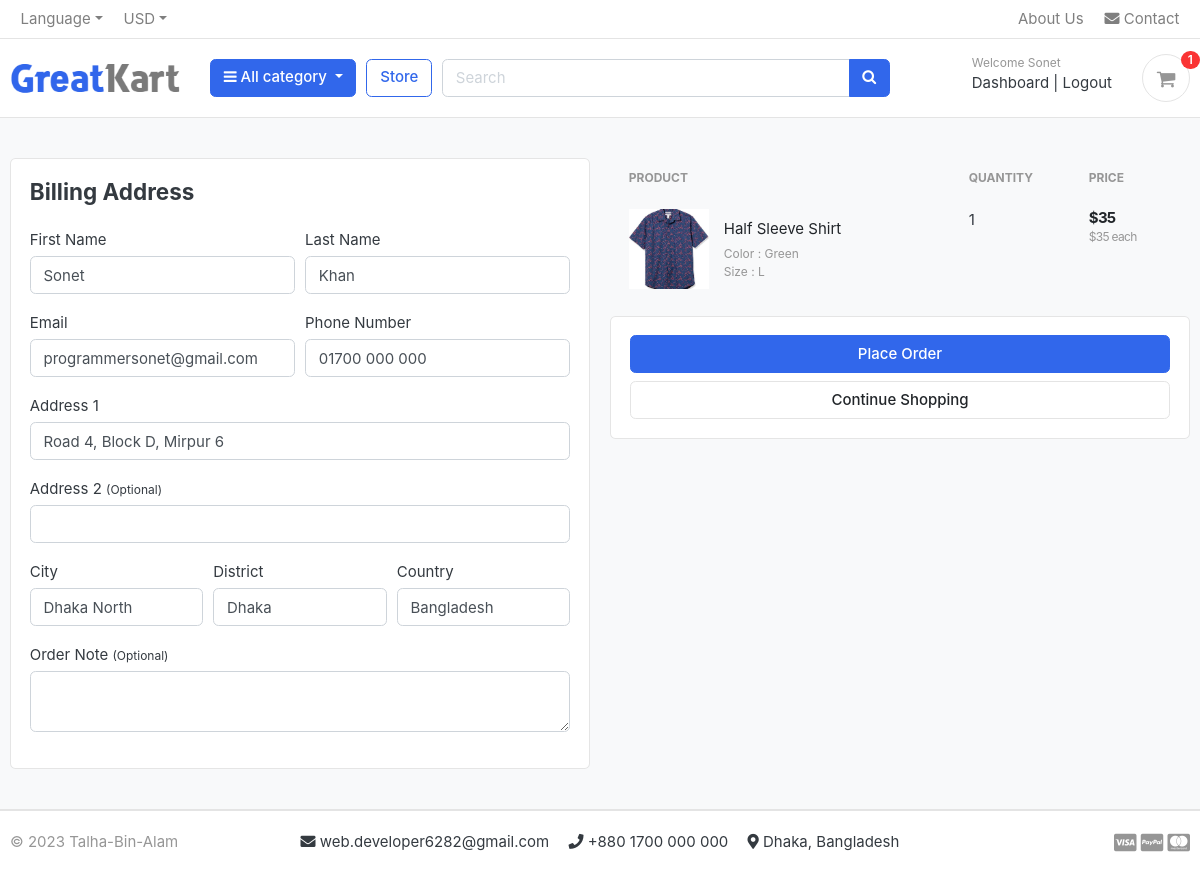
Before: /cart/checkout/ (signed in) with the older database file.
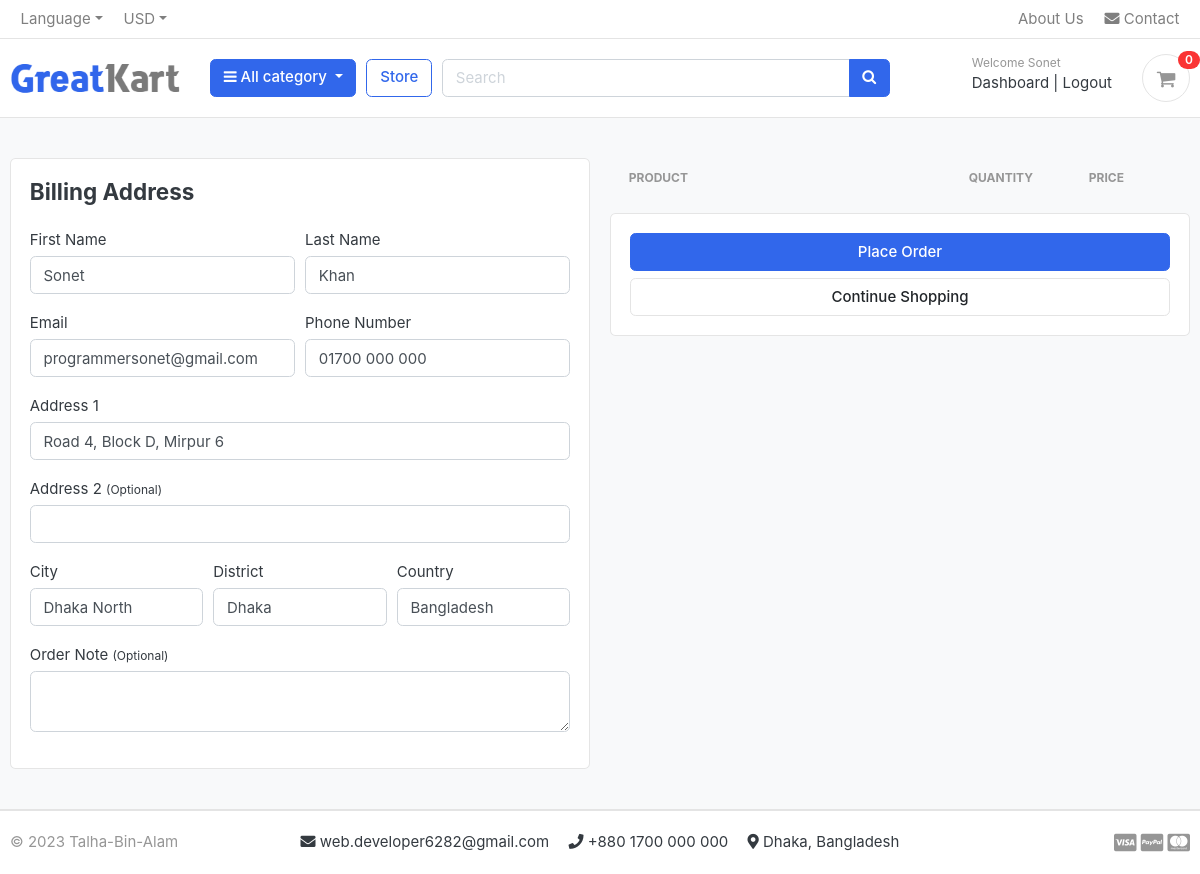
After: the same page with the newer database file.
### carts/models.py (models this page shows, shortened)
class CartItem(models.Model):
    user = models.ForeignKey(Account, on_delete=models.CASCADE, null=True)
    product = models.ForeignKey(Product, on_delete=models.CASCADE)
    variations = models.ManyToManyField(Variation, blank=True)
    cart = models.ForeignKey(Cart, on_delete=models.CASCADE, null=True)
    quantity = models.IntegerField()
    is_active = models.BooleanField(default=True)
    def sub_total(self):
        return self.product.price * self.quantity

### store/models.py (models this page shows, shortened)
class Product(models.Model):
    product_name = models.CharField(max_length=200, unique=True)
    slug = models.SlugField(max_length=200, unique=True)
    description = models.TextField(max_length=500, blank=True)
    price = models.IntegerField()
    images = models.ImageField(upload_to='photos/products')
    stock = models.IntegerField()
    is_available = models.BooleanField(default=True)
    category = models.ForeignKey(Category, on_delete=models.CASCADE)
    created_date = models.DateTimeField(auto_now_add=True)
    modified_date = models.DateTimeField(auto_now_add=True)
    def get_url(self):
        return reverse('product_detail', args=[self.category.slug, self.slug])

class Variation(models.Model):
    product = models.ForeignKey(Product, on_delete=models.CASCADE)
    variation_category = models.CharField(max_length=100, choices=variation_category_choice)
    variation_value = models.CharField(max_length=100)
    is_active = models.BooleanField(default=True)
    created_date = models.DateTimeField(auto_now_add=True)
    objects = VariationManager()

### carts/views.py (the view)
# urls.py: path('checkout/', views.checkout, name='checkout'),
@login_required
def checkout(request):
    try:
        user = request.user
        user_profile = UserProfile.objects.get(user=user)
        cart_items = CartItem.objects.filter(user=user, is_active=True)
        total = 0
        quantity = 0
        for cart_item in cart_items:
            total += cart_item.product.price * cart_item.quantity
            quantity += cart_item.quantity
        tax = (2 * total) / 100
        grand_total = total + tax
    except ObjectDoesNotExist:
        total = 0
        quantity = 0
        tax = 0
        grand_total = 0
        cart_items = None
    context = {
        'total': total,
        'quantity': quantity,
        'cart_items': cart_items,
        'tax': tax,
        'grand_total': grand_total,
        'user_profile': user_profile,
    }
    return render(request, 'store/checkout.html', context)

### carts/context_processors.py (called while the page is built)
def counter(request):
    cart_count = 0
    if 'admin' in request.path:
        return {}
    else:
        try:
            cart = Cart.objects.filter(cart_id=_cart_id(request))
            if request.user.is_authenticated:
                cart_items = CartItem.objects.all().filter(user=request.user)
            else:
                cart_items = CartItem.objects.all().filter(cart=cart[:1])
            for cart_item in cart_items:
                cart_count += cart_item.quantity
        except Cart.DoesNotExist:
            cart_item = 0
    return dict(cart_count=cart_count)

### carts/views.py (called while the page is built)
def _cart_id(request):
    cart = request.session.session_key
    if not cart:
        cart = request.session.create()
    return cart

### category/context_processors.py (called while the page is built)
def menu_links(request):
    links = Category.objects.all()
    return dict(links=links)

### category/models.py (called while the page is built)
    def get_url(self):
        return reverse('products_by_category', args=[self.slug])

### templates/store/checkout.html (shortened to what the changed rows need)
{% extends 'base.html' %}
{% load static %}
{% block content %}
<section class="section-content padding-y bg">
    <div class="container">
        <div class="row">
                        <aside class="col-lg-6">
                            <table class="table table-borderless table-shopping-cart">
                                <thead class="text-muted">
                                    <tr class="small text-uppercase">
                                        <th scope="col">Product</th>
                                        <th scope="col" width="120">Quantity</th>
                                        <th scope="col" width="120">Price</th>
                                    </tr>
                                </thead>
                                <tbody>
                                    {% for cart_item in cart_items %}
                                    <tr>
                                        <td>
                                <figure class="itemside align-items-center">
                                    <div class="aside"><img src="{{cart_item.product.images.url}}" class="img-sm"></div>
                                    <figcaption class="info">
                                        <a href="{{cart_item.product.get_url}}"
                                            class="title text-dark">{{cart_item.product.product_name}}</a>
                                        <p class="text-muted small">
                                            {% if cart_item.variations.all %}
                                            {% for item in cart_item.variations.all %}
                                            {{item.variation_category | capfirst}} : {{item.variation_value | capfirst}}
                                            <br>
                                            {% endfor %}
                                            {% endif %}
                                        </p>
                                    </figcaption>
                                </figure>
                            </td>
                            <td>
                                <label for="">{{cart_item.quantity}}</label>
                            </td>
                            <td>
                                <div class="price-wrap">
                                    <var class="price">${{cart_item.sub_total}}</var>
                                    <small class="text-muted"> ${{cart_item.product.price}} each </small>
                                </div>
                            </td>
                        </tr>
                        {% endfor %}
                    </tbody>
                </table>
            </aside>
        </div>
    </div>
</section>
{% endblock content %}

### templates/includes/navbar.html (shortened to what this page needs)
{% load static %}
<header class="section-header">
    <nav class="navbar p-md-0 navbar-expand-sm navbar-light border-bottom">
        <div class="container">
            <div class="collapse navbar-collapse" id="navbarTop4">
                <ul class="navbar-nav mr-auto">
                    <li class="nav-item dropdown">
                        <a href="#" class="nav-link dropdown-toggle" data-toggle="dropdown">Language</a>
                    </li>
                    <li class="nav-item dropdown">
                        <a href="#" class="nav-link dropdown-toggle" data-toggle="dropdown">USD</a>
                    </li>
                </ul>
                <ul class="navbar-nav">
                    <a href="{% url 'about' %}" class="nav-link">  About Us</a>
                    <a href="{% url 'contact' %}" class="nav-link"> <i class="fas fa-envelope"></i> Contact</a>
                </ul>
            </div>
        </div>
    </nav>
    <section class="header-main border-bottom">
        <div class="container">
            <div class="row align-items-center">
                <div class="col-lg-2 col-md-3 col-6">
                    <a href="/" class="brand-wrap">
                        <img class="logo" src="{% static 'images/logo.png' %}">
                    </a>
                </div>
                <div class="col-lg col-sm col-md col-6 flex-grow-0">
                    <div class="category-wrap dropdown d-inline-block float-right">
                        <button type="button" class="btn btn-primary dropdown-toggle" data-toggle="dropdown">
                            <i class="fa fa-bars"></i> All category
                        </button>
                    </div>
                </div>
                <a href="{% url 'store' %}" class="btn btn-outline-primary">Store</a>
                <div class="col-lg  col-md-6 col-sm-12 col">
                    <form action="{% url 'search' %}" class="search" method="GET">
                        <div class="input-group w-100">
                            <input type="text" class="form-control" style="width:60%;" placeholder="Search" name="keyword">
                            <div class="input-group-append">
                                <button class="btn btn-primary" type="submit">
                                    <i class="fa fa-search"></i>
                                </button>
                            </div>
                        </div>
                    </form>
                </div>
                <div class="col-lg-3 col-sm-6 col-8 order-2 order-lg-3">
                    <div class="d-flex justify-content-end mb-3 mb-lg-0">
                        {% if user.is_authenticated %}
                        <div class="widget-header">
                            <small class="title text-muted">Welcome {{ user.first_name | capfirst }}</small>
                            <div>
                                <a href="{% url 'dashboard' %}">Dashboard</a> <span class="dark-transp"> | </span>
                                <a href="{% url 'logout' %}">Logout</a>
                            </div>
                        </div>
                    {% endif %}
                        <a href="{% url 'cart' %}" class="widget-header pl-3 ml-3">
                            <div class="icon icon-sm rounded-circle border"><i class="fa fa-shopping-cart"></i>
                            </div>
                            <span class="badge badge-pill badge-danger notify">{{cart_count}}</span>
                        </a>
                    </div>
                </div>
            </div>
        </div>
    </section>
</header>

Changed rows visible on the page:
removed CartItem: product.images (picture), product.product_name "Half Sleeve Shirt", quantity "1", sub_total "35", product.price "35"
no longer on this page (row unchanged): Variation: variation_category "Color", variation_value "Green"
no longer on this page (row unchanged): Variation: variation_category "Size", variation_value "L"
Other visible differences:
{{ cart_count }}: "1" → "0"
